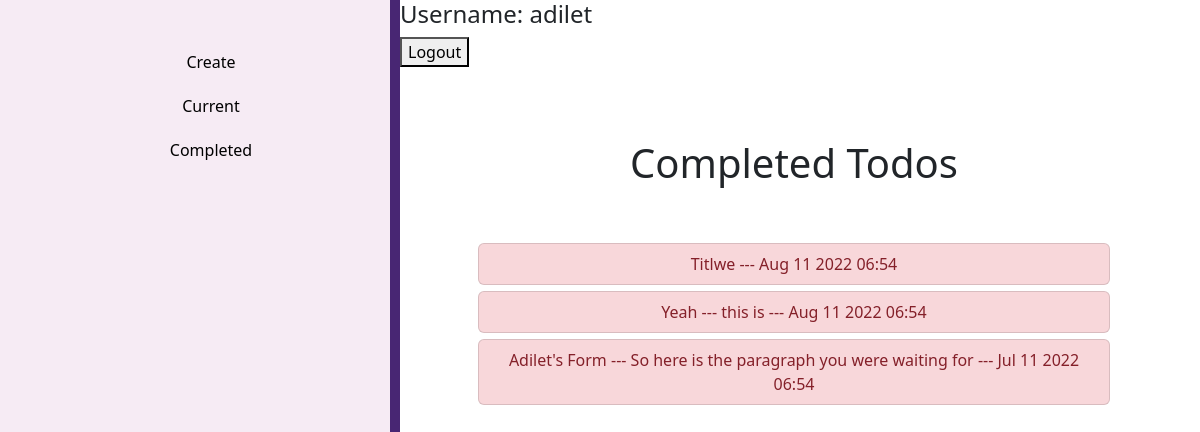
The app's page /completed/ (signed in) with its own data.
### todo/models.py (models this page shows, shortened)
class Todo(models.Model):
    title = models.CharField(max_length=100)
    description = models.TextField(blank=True)
    created = models.DateTimeField(auto_now_add=True)
    deadline = models.DateTimeField(null=True, blank=True)
    important = models.BooleanField(default=False)
    user = models.ForeignKey(User, on_delete=models.CASCADE)

### todo/views.py (the view)
# urls.py: path('completed/', views.completedtodos, name='completedtodos'),
@login_required
def completedtodos(request):
    todos = Todo.objects.filter(user=request.user, deadline__isnull=False).order_by('-deadline')
    return render(request, 'todo/completedtodos.html', {'todos':todos})

### todo/templates/todo/completedtodos.html
{% extends 'todo/base.html' %}
{% load static %}
{% block content %}
<h1> Completed Todos </h1>
<br><br>
<div class="row justify-content-center">
    {% for todo in todos %}
    <div class="col-md-10">
        <div class="list-group">
            <a href="{% url 'viewtodo' todo.id %}" class="list-group-item list-group-item-action{% if todo.important %} list-group-item-danger{% endif %}">
                {{ todo.title }} {% if todo.description %} --- {{ todo.description }}{% endif %} --- {{ todo.deadline|date:'M j Y H:i' }}</a>
        </div>
    </div>
    <br><br>
    {% endfor %}
</div>
{% endblock %}

### records on screen
Todo: title "Titlwe", deadline "Aug 11 2022 06:54"
Todo: title "Yeah", description "this is", deadline "Aug 11 2022 06:54"
Todo: title "Adilet's Form", description "So here is the paragraph you were waiting for", deadline "Jul 11 2022 06:54"
